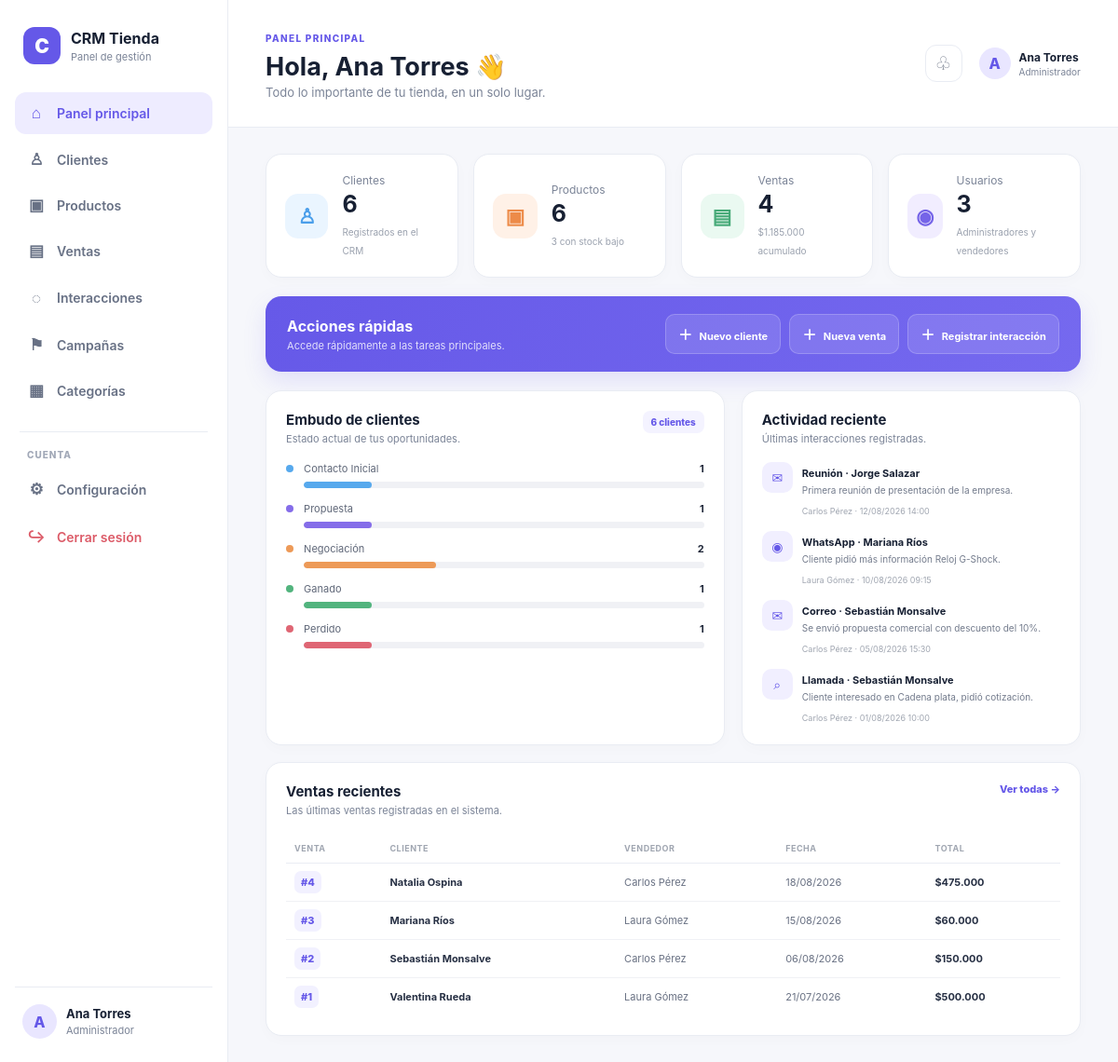
Page /dashboard.php (signed in) on the committed database.
### tables this page shows
CREATE TABLE IF NOT EXISTS interacciones (
 id INT AUTO_INCREMENT PRIMARY KEY,
 cliente_id INT NOT NULL,
 usuario_id INT NOT NULL,
 tipo ENUM('Llamada','Correo','WhatsApp','Reunión') NOT NULL,
 nota TEXT NOT NULL,
 fecha_interaccion TIMESTAMP DEFAULT CURRENT_TIMESTAMP,
 FOREIGN KEY (cliente_id) REFERENCES clientes(id) ON DELETE CASCADE,
 FOREIGN KEY (usuario_id) REFERENCES usuarios(id) ON DELETE CASCADE
);

CREATE TABLE IF NOT EXISTS usuarios (
 id INT AUTO_INCREMENT PRIMARY KEY,
 nombre VARCHAR(100) NOT NULL,
 correo VARCHAR(150) UNIQUE NOT NULL,
 password VARCHAR(255) NOT NULL,
 rol ENUM('Administrador','Vendedor') NOT NULL,
 fecha_creacion TIMESTAMP DEFAULT CURRENT_TIMESTAMP
);

CREATE TABLE IF NOT EXISTS ventas (
 id INT AUTO_INCREMENT PRIMARY KEY,
 cliente_id INT NOT NULL,
 usuario_id INT NOT NULL,
 campana_id INT,
 total DECIMAL(10,2) NOT NULL,
 fecha_venta TIMESTAMP DEFAULT CURRENT_TIMESTAMP,
 FOREIGN KEY (cliente_id) REFERENCES clientes(id) ON DELETE CASCADE,
 FOREIGN KEY (usuario_id) REFERENCES usuarios(id) ON DELETE CASCADE,
 FOREIGN KEY (campana_id) REFERENCES campanas(id) ON DELETE SET NULL
);

### dashboard.php (the view, shortened to what this page needs)
<?php
require_once 'config/database.php';
$clientes = (int)$pdo->query('SELECT COUNT(*) FROM clientes')->fetchColumn();
$productos = (int)$pdo->query('SELECT COUNT(*) FROM productos')->fetchColumn();
$ventas = (int)$pdo->query('SELECT COUNT(*) FROM ventas')->fetchColumn();
$usuarios = (int)$pdo->query('SELECT COUNT(*) FROM usuarios')->fetchColumn();
$totalVentas = (float)$pdo->query('SELECT COALESCE(SUM(total),0) FROM ventas')->fetchColumn();
$stockBajo = (int)$pdo->query('SELECT COUNT(*) FROM productos WHERE stock <= 5')->fetchColumn();
$estados = ['Contacto Inicial', 'Propuesta', 'Negociación', 'Ganado', 'Perdido'];
$pipeline = [];
$stmt = $pdo->query('SELECT estado, COUNT(*) cantidad FROM clientes GROUP BY estado');
foreach ($stmt as $row) {
    $pipeline[$row['estado']] = (int)$row['cantidad'];
}
$ventasRecientes = $pdo->query("
    SELECT v.id, v.total, v.fecha_venta,
           CONCAT(c.nombre, ' ', c.apellido) AS cliente,
           u.nombre AS vendedor
    FROM ventas v
    JOIN clientes c ON c.id = v.cliente_id
    JOIN usuarios u ON u.id = v.usuario_id
    ORDER BY v.fecha_venta DESC
    LIMIT 5
")->fetchAll();
$interaccionesRecientes = $pdo->query("
    SELECT i.tipo, i.nota, i.fecha_interaccion,
           CONCAT(c.nombre, ' ', c.apellido) AS cliente,
           u.nombre AS usuario
    FROM interacciones i
    JOIN clientes c ON c.id = i.cliente_id
    JOIN usuarios u ON u.id = i.usuario_id
    ORDER BY i.fecha_interaccion DESC
    LIMIT 4
")->fetchAll();
include 'includes/header.php';
?>
<div class="app-layout">
    <aside class="sidebar">
        <div class="sidebar-brand">
            <div class="brand-mark">C</div>
            <div>
                <strong>CRM Tienda</strong>
                <small>Panel de gestión</small>
            </div>
        </div>
        <nav class="side-nav">
            <a class="side-link active" href="dashboard.php">
                <span>⌂</span> Panel principal
            </a>
            <a class="side-link" href="clientes.php">
                <span>♙</span> Clientes
            </a>
            <a class="side-link" href="#">
                <span>▣</span> Productos
            </a>
            <a class="side-link" href="#">
                <span>▤</span> Ventas
            </a>
            <a class="side-link" href="#">
                <span>◌</span> Interacciones
            </a>
            <a class="side-link" href="#">
                <span>⚑</span> Campañas
            </a>
            <a class="side-link" href="#">
                <span>▦</span> Categorías
            </a>
            <div class="nav-divider"></div>
            <span class="nav-label">CUENTA</span>
            <a class="side-link" href="#">
                <span>⚙</span> Configuración
            </a>
            <a class="side-link logout-link" href="auth/logout.php">
                <span>↪</span> Cerrar sesión
            </a>
        </nav>
        <div class="sidebar-user">
            <div class="avatar"><?= strtoupper(substr($_SESSION['usuario']['nombre'], 0, 1)) ?></div>
            <div>
                <strong><?= htmlspecialchars($_SESSION['usuario']['nombre']) ?></strong>
                <small><?= htmlspecialchars($_SESSION['usuario']['rol']) ?></small>
            </div>
        </div>
    </aside>
    <section class="dashboard-area">
        <header class="dashboard-topbar">
            <div>
                <span class="eyebrow">PANEL PRINCIPAL</span>
                <h1>Hola, <?= htmlspecialchars($_SESSION['usuario']['nombre']) ?> 👋</h1>
                <p>Todo lo importante de tu tienda, en un solo lugar.</p>
            </div>
            <div class="top-actions">
                <button class="icon-button" title="Notificaciones">♧</button>
                <a class="top-user" href="#">
                    <div class="avatar small"><?= strtoupper(substr($_SESSION['usuario']['nombre'], 0, 1)) ?></div>
                    <div>
                        <strong><?= htmlspecialchars($_SESSION['usuario']['nombre']) ?></strong>
                        <small><?= htmlspecialchars($_SESSION['usuario']['rol']) ?></small>
                    </div>
                </a>
            </div>
        </header>
        <main class="dashboard-content">
            <div class="stat-grid">
                <article class="stat-card">
                    <div class="stat-icon clients">♙</div>
                    <div class="stat-info">
                        <span>Clientes</span>
                        <strong><?= $clientes ?></strong>
                        <small>Registrados en el CRM</small>
                    </div>
                </article>
                <article class="stat-card">
                    <div class="stat-icon products">▣</div>
                    <div class="stat-info">
                        <span>Productos</span>
                        <strong><?= $productos ?></strong>
                        <small><?= $stockBajo ?> con stock bajo</small>
                    </div>
                </article>
                <article class="stat-card">
                    <div class="stat-icon sales">▤</div>
                    <div class="stat-info">
                        <span>Ventas</span>
                        <strong><?= $ventas ?></strong>
                        <small>$<?= number_format($totalVentas, 0, ',', '.') ?> acumulado</small>
                    </div>
                </article>
                <article class="stat-card">
                    <div class="stat-icon users">◉</div>
                    <div class="stat-info">
                        <span>Usuarios</span>
                        <strong><?= $usuarios ?></strong>
                        <small>Administradores y vendedores</small>
                    </div>
                </article>
            </div>
            <div class="quick-actions">
                <div>
                    <h2>Acciones rápidas</h2>
                    <p>Accede rápidamente a las tareas principales.</p>
                </div>
                <div class="quick-buttons">
                    <a href="nuevo_cliente.php" class="quick-button"><span>＋</span> Nuevo cliente</a>
                    <a href="#" class="quick-button"><span>＋</span> Nueva venta</a>
                    <a href="#" class="quick-button"><span>＋</span> Registrar interacción</a>
                </div>
            </div>
            <div class="content-grid">
                <section class="panel pipeline-panel">
                    <div class="panel-heading">
                        <div>
                            <h2>Embudo de clientes</h2>
                            <p>Estado actual de tus oportunidades.</p>
                        </div>
                        <span class="panel-badge"><?= $clientes ?> clientes</span>
                    </div>
                    <div class="pipeline">
                        <?php
                        $colors = ['blue', 'purple', 'orange', 'green', 'red'];
                        foreach ($estados as $index => $estado):
                            $cantidad = $pipeline[$estado] ?? 0;
                            $porcentaje = $clientes > 0 ? round(($cantidad / $clientes) * 100) : 0;
                        ?>
                            <div class="pipeline-row">
                                <div class="pipeline-label">
                                    <span class="dot <?= $colors[$index] ?>"></span>
                                    <span><?= htmlspecialchars($estado) ?></span>
                                    <strong><?= $cantidad ?></strong>
                                </div>
                                <div class="progress"><i class="<?= $colors[$index] ?>" style="width: <?= $porcentaje ?>%"></i></div>
                            </div>
                        <?php endforeach; ?>
                    </div>
                </section>
                <section class="panel">
                    <div class="panel-heading">
                        <div>
                            <h2>Actividad reciente</h2>
                            <p>Últimas interacciones registradas.</p>
                        </div>
                    </div>
                    <div class="activity-list">
                        <?php if (!$interaccionesRecientes): ?>
                            <div class="empty-state">Todavía no hay interacciones.</div>
                        <?php else: ?>
                            <?php foreach ($interaccionesRecientes as $item): ?>
                                <div class="activity-item">
                                    <div class="activity-icon"><?= $item['tipo'] === 'WhatsApp' ? '◉' : ($item['tipo'] === 'Llamada' ? '⌕' : '✉') ?></div>
                                    <div>
                                        <strong><?= htmlspecialchars($item['tipo']) ?> · <?= htmlspecialchars($item['cliente']) ?></strong>
                                        <p><?= htmlspecialchars($item['nota']) ?></p>
                                        <small><?= htmlspecialchars($item['usuario']) ?> · <?= date('d/m/Y H:i', strtotime($item['fecha_interaccion'])) ?></small>
                                    </div>
                                </div>
                            <?php endforeach; ?>
                        <?php endif; ?>
                    </div>
                </section>
            </div>
            <section class="panel sales-panel">
                <div class="panel-heading">
                    <div>
                        <h2>Ventas recientes</h2>
                        <p>Las últimas ventas registradas en el sistema.</p>
                    </div>
                    <a href="#" class="view-link">Ver todas →</a>
                </div>
                <div class="table-wrap">
                    <table>
                        <thead>
                            <tr>
                                <th>VENTA</th>
                                <th>CLIENTE</th>
                                <th>VENDEDOR</th>
                                <th>FECHA</th>
                                <th>TOTAL</th>
                            </tr>
                        </thead>
                        <tbody>
                        <?php if (!$ventasRecientes): ?>
                            <tr><td colspan="5" class="empty-cell">No hay ventas registradas.</td></tr>
                        <?php else: ?>
                            <?php foreach ($ventasRecientes as $venta): ?>
                                <tr>
                                    <td><span class="sale-id">#<?= (int)$venta['id'] ?></span></td>
                                    <td><strong><?= htmlspecialchars($venta['cliente']) ?></strong></td>
                                    <td><?= htmlspecialchars($venta['vendedor']) ?></td>
                                    <td><?= date('d/m/Y', strtotime($venta['fecha_venta'])) ?></td>
                                    <td><strong>$<?= number_format((float)$venta['total'], 0, ',', '.') ?></strong></td>
                                </tr>
                            <?php endforeach; ?>
                        <?php endif; ?>
                        </tbody>
                    </table>
                </div>
            </section>
        </main>
    </section>
</div>
<?php include 'includes/footer.php'; ?>

### header.php (shortened to what this page needs)
<?php
$basePath = str_contains($_SERVER['SCRIPT_NAME'] ?? '', '/auth/') ? '../' : './';
?>
<!DOCTYPE html>
<html lang="es">
<head>
    <link rel="stylesheet" href="<?= $basePath ?>assets/css/style.css">
</head>
<body>

### footer.php (shortened to what this page needs)
</body>
</html>

### rows in the picture
interacciones: tipo "Reunión", cliente "Jorge Salazar", nota "Primera reunión de presentación de la empresa.", usuario.nombre "Carlos Pérez", fecha_interaccion "12/08/2026 14:00"
interacciones: tipo "WhatsApp", cliente "Mariana Ríos", nota "Cliente pidió más información Reloj G-Shock.", usuario.nombre "Laura Gómez", fecha_interaccion "10/08/2026 09:15"
interacciones: tipo "Correo", cliente "Sebastián Monsalve", nota "Se envió propuesta comercial con descuento del 10%.", usuario.nombre "Carlos Pérez", fecha_interaccion "05/08/2026 15:30"
interacciones: tipo "Llamada", cliente "Sebastián Monsalve", nota "Cliente interesado en Cadena plata, pidió cotización.", usuario.nombre "Carlos Pérez", fecha_interaccion "01/08/2026 10:00"
ventas: id "4", cliente "Natalia Ospina", usuario.nombre "Carlos Pérez", fecha_venta "18/08/2026", total "475.000"
ventas: id "3", cliente "Mariana Ríos", usuario.nombre "Laura Gómez", fecha_venta "15/08/2026", total "60.000"
ventas: id "2", cliente "Sebastián Monsalve", usuario.nombre "Carlos Pérez", fecha_venta "06/08/2026", total "150.000"
ventas: id "1", cliente "Valentina Rueda", usuario.nombre "Laura Gómez", fecha_venta "21/07/2026", total "500.000"

### other values in the picture
substr($_SESSION['usuario']['nombre'], 0, 1) "A"
$_SESSION['usuario']['nombre'] "Ana Torres"
$_SESSION['usuario']['rol'] "Administrador"
$clientes "6"
$productos "6"
$stockBajo "3"
$ventas "4"
$totalVentas "1.185.000"
$usuarios "3"
$estado "Contacto Inicial"
$cantidad "1"
$estado "Propuesta"
$estado "Negociación"
$cantidad "2"
$estado "Ganado"
